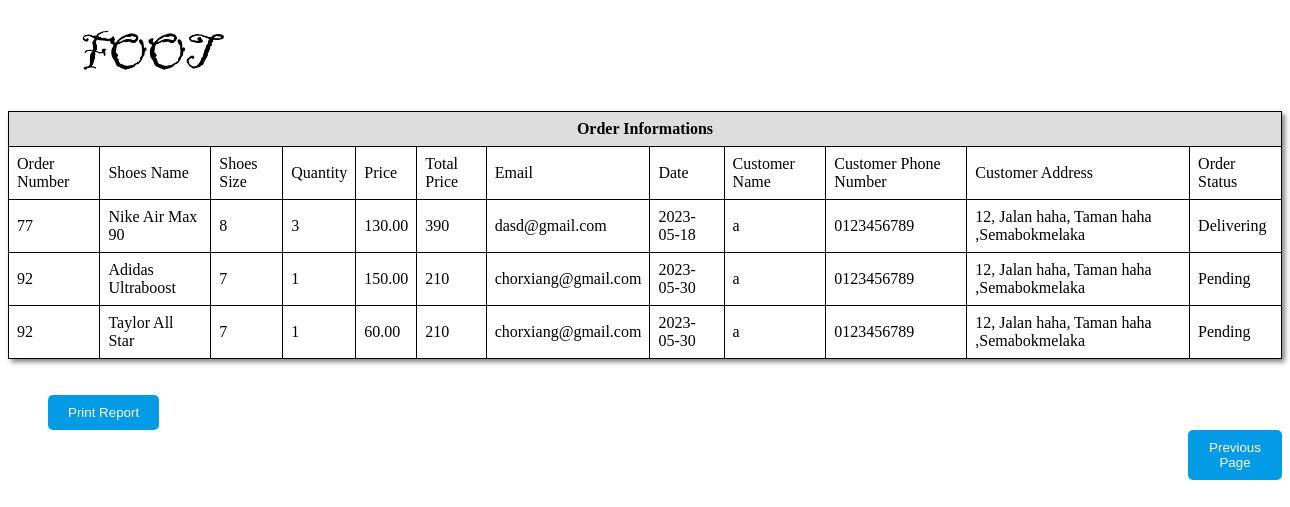
Screenshot of /reportorder.php?admin_id=1 (signed in) with the database file from the repository.
### tables this page shows
CREATE TABLE `history` (
  `her_id` int(11) NOT NULL,
  `order_num` int(11) NOT NULL,
  `her_shoesname` varchar(50) NOT NULL,
  `her_size` varchar(10) NOT NULL,
  `her_quantity` int(11) NOT NULL,
  `her_price` decimal(10,2) NOT NULL,
  `her_email` varchar(30) NOT NULL,
  `user_id` int(11) NOT NULL,
  `order_status` varchar(20) NOT NULL DEFAULT 'Pending',
  `her_date` date NOT NULL,
  `shoe_image` varchar(255) NOT NULL,
  `his_name` varchar(50) NOT NULL,
  `his_email` varchar(50) NOT NULL,
  `his_pn` varchar(30) NOT NULL,
  `his_address` varchar(80) NOT NULL,
  `his_state` varchar(20) NOT NULL,
  `his_code` varchar(30) NOT NULL,
  `his_cardnum` varchar(30) NOT NULL,
  `his_cardname` varchar(30) NOT NULL,
  `his_cardmonth` varchar(3) NOT NULL,
  `his_cardyear` varchar(3) NOT NULL,
  `his_securecode` varchar(5) NOT NULL,
  `total` int(30) NOT NULL
);

### reportorder.php (the view, shortened to what this page needs)
<?php
    include 'conn.php';
    $id =$_GET['admin_id'];
?>
<!DOCTYPE html>
<html lang="en">
<head>
</head>
<body>
<?php
        $sql = "select * from history";
        $result = mysqli_query($conn,$sql);
    ?>
      <div >
        <h1 style='margin-left: 70px; '><img class="logo" src="image/foot.png" alt="logo"></h1>
      </div>
      <div class="User_form">
        <table cellpadding="0px" cellspacing="0px"  rules="none" frame="border" style="box-shadow: 3px 3px 5px grey">
            <tr>
            <th colspan="12" style="text-align: center;">
                Order Informations
                </th>
            </tr>
            <tr >
          <td>Order Number</td>
          <td>Shoes Name </td>
          <td>Shoes Size</td>
          <td>Quantity</td>
          <td>Price</td>
          <td>Total Price</td>
          <td>Email</td>
          <td>Date</td>
          <td>Customer Name</td>
          <td>Customer Phone Number</td>
          <td>Customer Address</td>
          <td>Order Status</td>
            </tr>
         <?php
         while($row = mysqli_fetch_array($result))
        {
         ?>
            <tr>
          <td><?php echo $row["order_num"]; ?></td>
          <td><?php echo $row["her_shoesname"];	?></td>
          <td><?php echo $row["her_size"];	?></td>
          <td><?php echo $row["her_quantity"];?></td>
          <td><?php echo $row["her_price"];?></td>
          <td><?php echo $row["total"];?></td>
          <td><?php echo $row["her_email"];?></td>
          <td><?php echo $row["her_date"];?></td>
          <td><?php echo $row["his_name"];?></td>
          <td><?php echo $row["his_pn"];?></td>
          <td><?php echo $row["his_address"];?><?php echo $row["his_state"];?></td>
          <td><?php echo $row["order_status"];?></td>
            </tr>
            <?php
        }
        ?>
        </table>
        <br><br>
        <button id="print" onclick="window.print();" style='margin-left: 40px'>Print Report</button>
        <a href="manageorder.php?admin_id=<?php echo $id ?>"><button id="backbtn" name="backbtn" style='margin-left: 1180px'>Previous Page </button></a>
</div>
</body>
</html>

### reportorder.php (style rules this page uses)
table { border-collapse: collapse; width: 100%; }
th, td { border: 1px solid black; padding: 8px; text-align: left; flex-wrap: wrap; justify-content: center; align-items: center; }
th { background-color: #ddd; }
#print { margin-left: 150px; background-color: #039be5; color: #fff; padding: 10px 20px; border: none; border-radius: 5px; cursor: pointer; }
#backbtn { background-color: #039be5; color: #fff; padding: 10px 20px; border: none; border-radius: 5px; cursor: pointer; }
.logo { width:150px; margin: 0; height:60px; padding: 0; }

### rows the page displays
history: order_num "77", her_shoesname "Nike Air Max 90", her_size "8", her_quantity "3", her_price "130.00", total "390", her_email "dasd@gmail.com", her_date "2023-05-18", his_name "a", his_pn "0123456789", his_address "12, Jalan haha, Taman haha ,Semabok", his_state "melaka", order_status "Delivering"
history: order_num "92", her_shoesname "Adidas Ultraboost", her_size "7", her_quantity "1", her_price "150.00", total "210", her_email "chorxiang@gmail.com", her_date "2023-05-30", his_name "a", his_pn "0123456789", his_address "12, Jalan haha, Taman haha ,Semabok", his_state "melaka", order_status "Pending"
history: order_num "92", her_shoesname "Taylor All Star", her_size "7", her_quantity "1", her_price "60.00", total "210", her_email "chorxiang@gmail.com", her_date "2023-05-30", his_name "a", his_pn "0123456789", his_address "12, Jalan haha, Taman haha ,Semabok", his_state "melaka", order_status "Pending"
